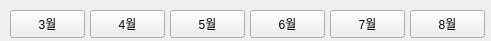
     <widget class="QWidget" name="widget" native="true">
      <property name="geometry">
       <rect>
        <x>10</x>
        <y>10</y>
        <width>491</width>
        <height>41</height>
       </rect>
      </property>
      <widget class="QPushButton" name="_8">
       <property name="geometry">
        <rect>
         <x>410</x>
         <y>10</y>
         <width>75</width>
         <height>28</height>
        </rect>
       </property>
       <property name="styleSheet">
        <string notr="true">QLabel {
	font: 75 12pt &quot;D2Coding&quot;;
    background-color: #FAF1F2;  /* 탭 위젯 배경색 */
	border-radius: 10px;
}</string>
       </property>
       <property name="text">
        <string>8월</string>
       </property>
      </widget>
      <widget class="QPushButton" name="_5">
       <property name="geometry">
        <rect>
         <x>170</x>
         <y>10</y>
         <width>75</width>
         <height>28</height>
        </rect>
       </property>
       <property name="styleSheet">
        <string notr="true">QLabel {
	font: 75 12pt &quot;D2Coding&quot;;
    background-color: #FAF1F2;  /* 탭 위젯 배경색 */
	border-radius: 10px;
}</string>
       </property>
       <property name="text">
        <string>5월</string>
       </property>
      </widget>
      <widget class="QPushButton" name="_7">
       <property name="geometry">
        <rect>
         <x>330</x>
         <y>10</y>
         <width>75</width>
         <height>28</height>
        </rect>
       </property>
       <property name="styleSheet">
        <string notr="true">QLabel {
	font: 75 12pt &quot;D2Coding&quot;;
    background-color: #FAF1F2;  /* 탭 위젯 배경색 */
	border-radius: 10px;
}</string>
       </property>
       <property name="text">
        <string>7월</string>
       </property>
      </widget>
      <widget class="QPushButton" name="_3">
       <property name="geometry">
        <rect>
         <x>10</x>
         <y>10</y>
         <width>75</width>
         <height>28</height>
        </rect>
       </property>
       <property name="styleSheet">
        <string notr="true">QLabel {
	font: 75 12pt &quot;D2Coding&quot;;
    background-color: #FAF1F2;  /* 탭 위젯 배경색 */
	border-radius: 10px;
}</string>
       </property>
       <property name="text">
        <string>3월</string>
       </property>
      </widget>
      <widget class="QPushButton" name="_6">
       <property name="geometry">
        <rect>
         <x>250</x>
         <y>10</y>
         <width>75</width>
         <height>28</height>
        </rect>
       </property>
       <property name="styleSheet">
        <string notr="true">QLabel {
	font: 75 12pt &quot;D2Coding&quot;;
    background-color: #FAF1F2;  /* 탭 위젯 배경색 */
	border-radius: 10px;
}</string>
       </property>
       <property name="text">
        <string>6월</string>
       </property>
      </widget>
      <widget class="QPushButton" name="_4">
       <property name="geometry">
        <rect>
         <x>90</x>
         <y>10</y>
         <width>75</width>
         <height>28</height>
        </rect>
       </property>
       <property name="styleSheet">
        <string notr="true">QLabel {
	font: 75 12pt &quot;D2Coding&quot;;
    background-color: #FAF1F2;  /* 탭 위젯 배경색 */
	border-radius: 10px;
}</string>
       </property>
       <property name="text">
        <string>4월</string>
       </property>
      </widget>
     </widget>
